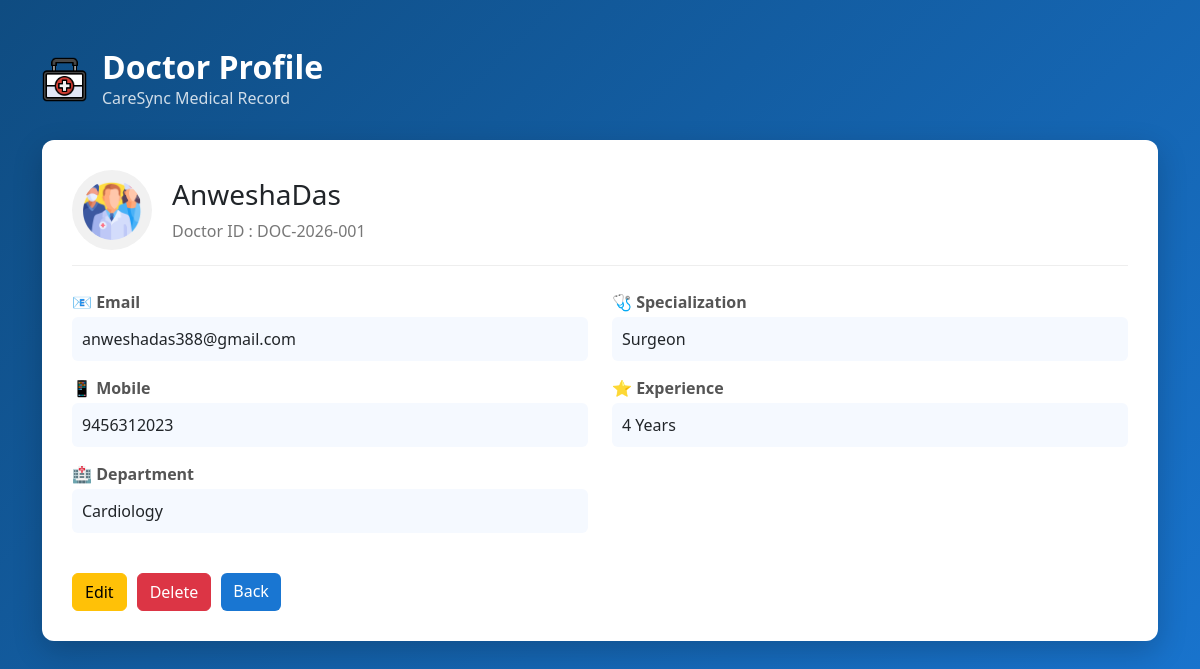
/Admin/view_doctor.php?id=DOC-2026-001, run on an earlier commit of the app's database.
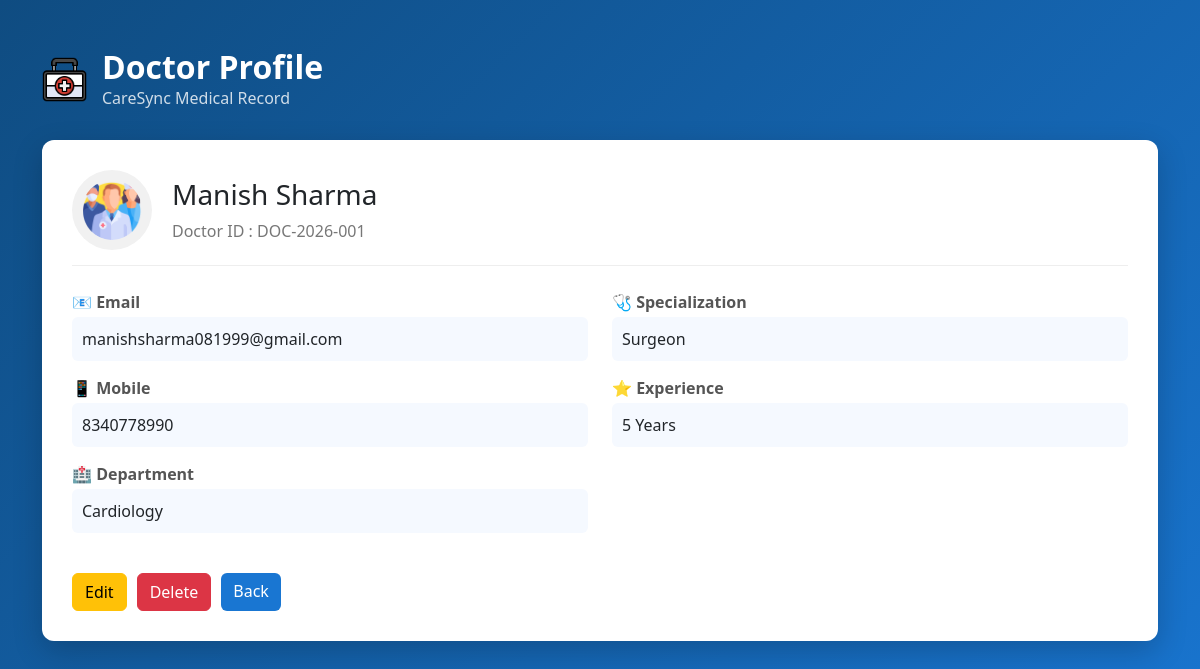
And on a later commit of the database.
### tables this page shows
CREATE TABLE `doctors` (
  `id` int(11) NOT NULL,
  `doctor_code` varchar(20) DEFAULT NULL,
  `full_name` varchar(100) NOT NULL,
  `department` varchar(50) NOT NULL,
  `specialization` varchar(100) DEFAULT NULL,
  `experience` int(11) DEFAULT 0,
  `contact` varchar(15) DEFAULT NULL,
  `email` varchar(100) NOT NULL,
  `password` varchar(255) NOT NULL,
  `created_at` timestamp NOT NULL DEFAULT current_timestamp()
);

### Admin/view_doctor.php (the view, shortened to what this page needs)
<!DOCTYPE html>
<html lang="en">
<head>
    <link rel="stylesheet" href="../Bootstrap/bootstrap.min.css">
    <link rel="stylesheet" href="../styles/view_doctor.css">
</head>
<body>
    <div class="container py-5">
        <div class="header-section">
            <img src="../icons/doctor.png" width="45">
            <div>
                <h2>Doctor Profile</h2>
                <p>CareSync Medical Record</p>
            </div>
        </div>
        <?php
        require_once '../dbconnect.php';
          $id = $_GET['id'];
        $qry = "SELECT * FROM doctors WHERE doctor_code = ?";
        $stmt = $conn->prepare($qry);
        $stmt->bind_param("i", $id);
        $stmt->execute();
        $result = $stmt->get_result();
        if ($result->num_rows > 0) {
            $data = $result->fetch_assoc();
            ?>
            <div class="doctor-card">
                <div class="doctor-top">
                    <div class="avatar">
                        <img src="../icons/medical-team.png">
                    </div>
                    <div class="doctor-name">
                        <h3>
                            <?php echo $data['full_name']; ?>
                        </h3>
                        <p>Doctor ID :
                            <?php echo $id; ?>
                        </p>
                    </div>
                </div>
                <div class="row mt-4">
                    <div class="col-md-6">
                        <div class="info">
                            <span>📧 Email</span>
                            <p>
                                <?php echo $data['email']; ?>
                            </p>
                        </div>
                        <div class="info">
                            <span>📱 Mobile</span>
                            <p>
                                <?php echo $data['contact']; ?>
                            </p>
                        </div>
                        <div class="info">
                            <span>🏥 Department</span>
                            <p>
                                <?php echo $data['department']; ?>
                            </p>
                        </div>
                    </div>
                    <div class="col-md-6">
                        <div class="info">
                            <span>🩺 Specialization</span>
                            <p>
                                <?php echo $data['specialization']; ?>
                            </p>
                        </div>
                        <div class="info">
                            <span>⭐ Experience</span>
                            <p>
                                <?php echo $data['experience']; ?> Years
                            </p>
                        </div>
                </div>
                </div>
                <div class="btn-area">
                    <a href="edit_doctor.php?id=<?php echo $id ?>" class="btn btn-warning">Edit</a>
                    <a href="delete_doctor.php?id=<?php echo $id ?>" class="btn btn-danger"
                        onclick="return confirm('Are you sure you want to delete this doctor?')">
                        Delete
                 </a>
                    <a href="manage_doctor.php" class="btn btn-primary">Back</a>
                </div>
           </div>
            <?php
        } else {
            echo "<h3 class='text-white text-center'>Invalid Doctor ID</h3>";
        }
        ?>
    </div>
</body>
</html>

### styles/view_doctor.css (style rules this page uses)
body { background:linear-gradient(135deg,#0f4c81,#1976d2); font-family:Segoe UI; min-height:100vh; }
.header-section { display:flex; align-items:center; gap:15px; color:white; margin-bottom:30px; }
.header-section h2 { margin:0; font-weight:600; }
.header-section p { margin:0; opacity:.8; }
.doctor-card { background:white; padding:30px; border-radius:12px; box-shadow:0 10px 30px rgba(0,0,0,0.2); }
.doctor-top { display:flex; align-items:center; gap:20px; border-bottom:1px solid #eee; padding-bottom:15px; }
.avatar img { width:80px; height:80px; border-radius:50%; background:#f1f1f1; padding:10px; }
.doctor-name p { margin:0; color:#777; }
.info { margin-bottom:15px; }
.info span { font-weight:600; color:#555; display:block; margin-bottom:3px; }
.info p { background:#f5f9ff; padding:10px; border-radius:6px; margin:0; }
.btn-area { margin-top:25px; display:flex; gap:10px; }
.btn-primary { background:#1976d2; border:none; }

What changed in the data, as far as the page shows it:
removed doctors: full_name "AnweshaDas", email "anweshadas388@gmail.com", contact "9456312023", department "Cardiology", specialization "Surgeon", experience "4"
added doctors: full_name "Manish Sharma", email "manishsharma081999@gmail.com", contact "8340778990", department "Cardiology", specialization "Surgeon", experience "5"
